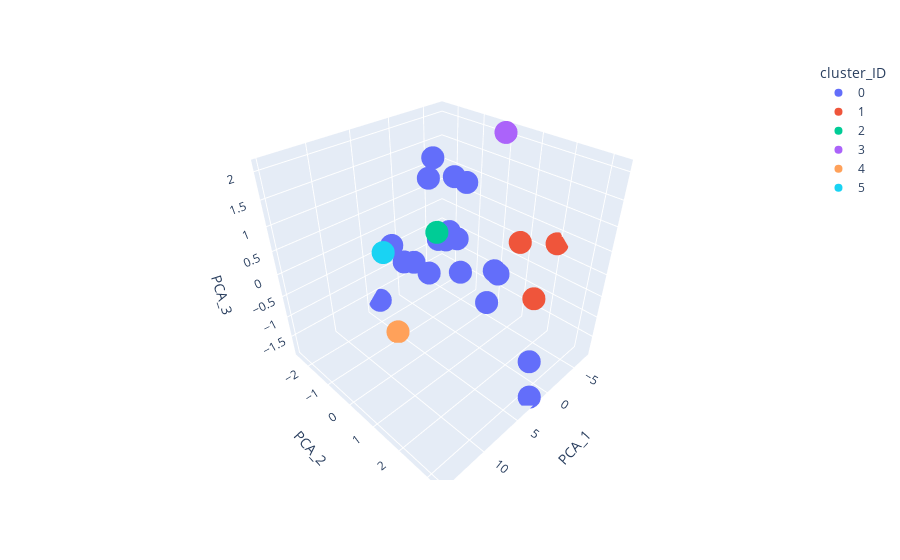

The code cell stored with this chart in its notebook:
### Code cell
plot_cluster_amine(X, amine_3_components_pca, distance = 3, method='PCA')
# oversampling y undersampling
# agregar col extra de cluster
# considerar que los ejes de PCA su rango no es el mismo
# no es necesaro separarlos

### Figure 1 — Plotly figure (JSON) as saved in the notebook; plotly's stock layout.template omitted (floating-point values rounded to 4 significant figures)
{"data": [{"hovertemplate": "cluster_ID=0<br>PCA_1=%{x}<br>PCA_2=%{y}<br>PCA_3=%{z}<extra></extra>", "legendgroup": "0", "marker": {"color": "#636efa", "symbol": "circle"}, "mode": "markers", "name": "0", "scene": "scene", "showlegend": true, "type": "scatter3d", "x": [-0.07396, -1.422, -3.295, -0.9036, 1.713, 2.162, -1.797, 1.518, -0.1449, -3.205, 1.342, -1.785, 0.006563, 1.874, -1.587, -2.243, 2.318, 0.6076, 3.683, 1.848], "y": [-0.7718, -0.5131, -1.159, -1.191, -2.345, -0.5226, -1.117, 0.3544, -2.373, -0.484, -0.7908, -2.388, 0.1369, 1.546, 1.018, 1.022, 3.291, 2.865, -2.484, 0.0309], "z": [0.09551, 1.41, -0.07985, 1.664, -0.3835, 1.588, -0.01591, 0.5725, -0.9746, 1.193, -0.5939, -1.13, -0.374, -0.3885, -0.1799, -0.3163, -1.871, -1.397, -1.712, 0.4777]}, {"hovertemplate": "cluster_ID=1<br>PCA_1=%{x}<br>PCA_2=%{y}<br>PCA_3=%{z}<extra></extra>", "legendgroup": "1", "marker": {"color": "#EF553B", "symbol": "circle"}, "mode": "markers", "name": "1", "scene": "scene", "showlegend": true, "type": "scatter3d", "x": [-6.236, -7.217, -5.797], "y": [1.628, 1.969, 1.012], "z": [-1.089, 0.2594, 0.1122]}, {"hovertemplate": "cluster_ID=2<br>PCA_1=%{x}<br>PCA_2=%{y}<br>PCA_3=%{z}<extra></extra>", "legendgroup": "2", "marker": {"color": "#00cc96", "symbol": "circle"}, "mode": "markers", "name": "2", "scene": "scene", "showlegend": true, "type": "scatter3d", "x": [5.15], "y": [0.5745], "z": [1.047]}, {"hovertemplate": "cluster_ID=3<br>PCA_1=%{x}<br>PCA_2=%{y}<br>PCA_3=%{z}<extra></extra>", "legendgroup": "3", "marker": {"color": "#ab63fa", "symbol": "circle"}, "mode": "markers", "name": "3", "scene": "scene", "showlegend": true, "type": "scatter3d", "x": [-6.825], "y": [0.006497], "z": [2.078]}, {"hovertemplate": "cluster_ID=4<br>PCA_1=%{x}<br>PCA_2=%{y}<br>PCA_3=%{z}<extra></extra>", "legendgroup": "4", "marker": {"color": "#FFA15A", "symbol": "circle"}, "mode": "markers", "name": "4", "scene": "scene", "showlegend": true, "type": "scatter3d", "x": [5.527], "y": [-1.054], "z": [-1.813]}, {"hovertemplate": "cluster_ID=5<br>PCA_1=%{x}<br>PCA_2=%{y}<br>PCA_3=%{z}<extra></extra>", "legendgroup": "5", "marker": {"color": "#19d3f3", "symbol": "circle"}, "mode": "markers", "name": "5", "scene": "scene", "showlegend": true, "type": "scatter3d", "x": [14.78], "y": [1.739], "z": [1.821]}], "layout": {"legend": {"title": {"text": "cluster_ID"}, "tracegroupgap": 0}, "margin": {"t": 60}, "scene": {"domain": {"x": [0, 1], "y": [0, 1]}, "xaxis": {"title": {"text": "PCA_1"}}, "yaxis": {"title": {"text": "PCA_2"}}, "zaxis": {"title": {"text": "PCA_3"}}}}}
